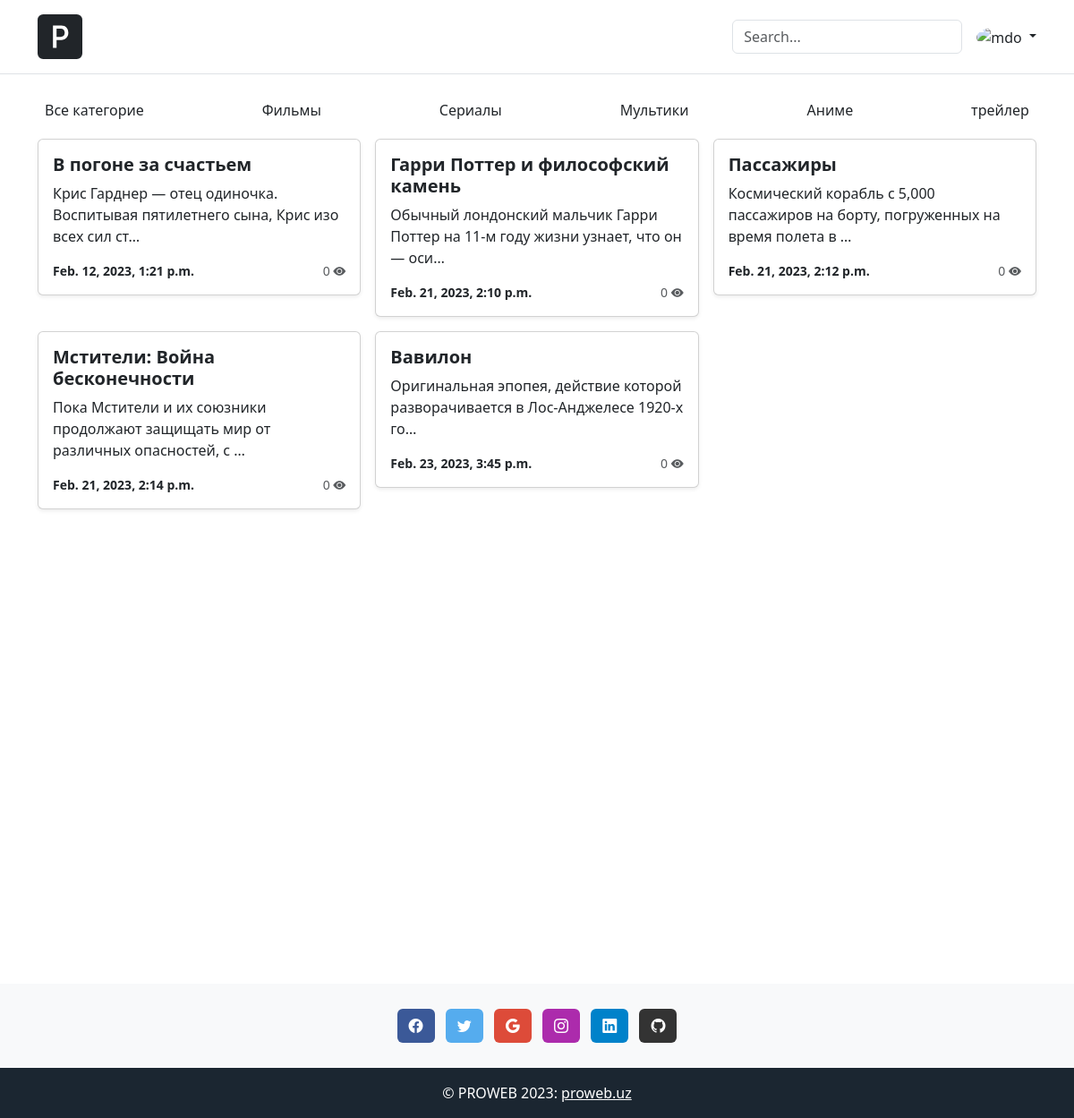
Page /category/1 on the committed database.
### blog/models.py (models this page shows, shortened)
class Category(models.Model):
    title = models.CharField(max_length=255, verbose_name='Название категорию')
    def __str__(self):
        return self.title
    def get_absolute_url(self):
        return reverse('category', kwargs={'pk': self.pk})
    class Meta:
        verbose_name = 'Категория'
        verbose_name_plural = 'Категории'

class Article(models.Model):
    title = models.CharField(max_length=255, verbose_name='Название')
    content = models.TextField(verbose_name='Описание')
    photo = models.ImageField(upload_to='photos/', blank=True, null=True, verbose_name='Изображение')
    created_at = models.DateTimeField(auto_now_add=True, verbose_name='Дата создания')
    update_at = models.DateTimeField(auto_now=True, verbose_name='Дата изминения')
    views = models.IntegerField(default=0, verbose_name='Просмотры')
    category = models.ForeignKey(Category, on_delete=models.CASCADE, verbose_name='Категория')
    def get_absolute_url(self):
        return reverse('article', kwargs={'pk': self.pk})
    class Meta:
        verbose_name = 'Названия'
        verbose_name_plural = 'Названии'

### blog/views.py (the view)
# urls.py: path('category/<int:pk>', ArticleListByCategory.as_view(), name='category'),
class ArticleListByCategory(ArticleListView):
    def get_queryset(self):
        articles = Article.objects.filter(category_id=self.kwargs['pk'])
        return articles
    def get_context_data(self, *, object_list=None, **kwargs):
        context = super().get_context_data()
        category = Category.objects.get(pk=self.kwargs['pk'])
        context['title'] = f'{category.title}'
        return context

### blog/templatetags/blog_tags.py (called while the page is built)
@register.simple_tag()
def get_categories():
    return Category.objects.all()

### blog/templates/blog/index.html (shortened to what this page needs)
{% extends 'base.html' %}
{% block main %}
{% include 'blog/components/_categories.html' %}
<div class="d-flex justify-content-between">
    <div class="row row-cols-1 row-cols-sm-2 row-cols-md-3 g-3">
        {% for article in articles %}
        <div class="col">
            {% include 'blog/components/_card.html' %}
        </div>
        {% endfor %}
    </div>
</div>
{% endblock main %}

### blog/templates/blog/components/_categories.html
{% load blog_tags %}
<div class="nav-scroller py-1 mb-2">
    <nav class="nav d-flex justify-content-between">
        <a class="p-2 link-dark navbar-brand btn-outline" href="{% url 'index' %}">Все категорие</a>
        {% get_categories as categories %}
        {% for category in categories %}
        <a class="p-2 link-dark navbar-brand btn-outline" href="{{ category.get_absolute_url }}">{{ category }}</a>
        {% endfor %}
    </nav>
</div>

### blog/templates/blog/components/_card.html (shortened to what this page needs)
<a href="{{ article.get_absolute_url }}" style="text-decoration:none;">
    <div class="card shadow-sm text-dark">
        <div class="card-body">
            <h5 class="card-title fw-bold fs-5">{{ article.title }}</h5>
            <p class="card-text">{{ article.content|truncatechars:80 }}</p>
            <div class="d-flex justify-content-between align-items-center">
                <span class="small fw-bold">{{ article.created_at }}</span>
                <small class="text-muted">{{ article.views }} <i class="bi bi-eye-fill"></i></small>
            </div>
        </div>
    </div>
</a>

### rows in the picture
Category: title "Фильмы"
Category: title "Сериалы"
Category: title "Мультики"
Category: title "Аниме"
Category: title "трейлер"
Article: title "В погоне за счастьем", content "Крис Гарднер — отец одиночка. Воспитывая пятилетнего сына, Крис изо всех сил ст…", created_at "Feb. 12, 2023, 1:21 p.m.", views "0"
Article: title "Гарри Поттер и философский камень", content "Обычный лондонский мальчик Гарри Поттер на 11-м году жизни узнает, что он — оси…", created_at "Feb. 21, 2023, 2:10 p.m.", views "0"
Article: title "Пассажиры", content "Космический корабль с 5,000 пассажиров на борту, погруженных на время полета в …", created_at "Feb. 21, 2023, 2:12 p.m.", views "0"
Article: title "Мстители: Война бесконечности", content "Пока Мстители и их союзники продолжают защищать мир от различных опасностей, с …", created_at "Feb. 21, 2023, 2:14 p.m.", views "0"
Article: title "Вавилон", content "Оригинальная эпопея, действие которой разворачивается в Лос-Анджелесе 1920-х го…", created_at "Feb. 23, 2023, 3:45 p.m.", views "0"
